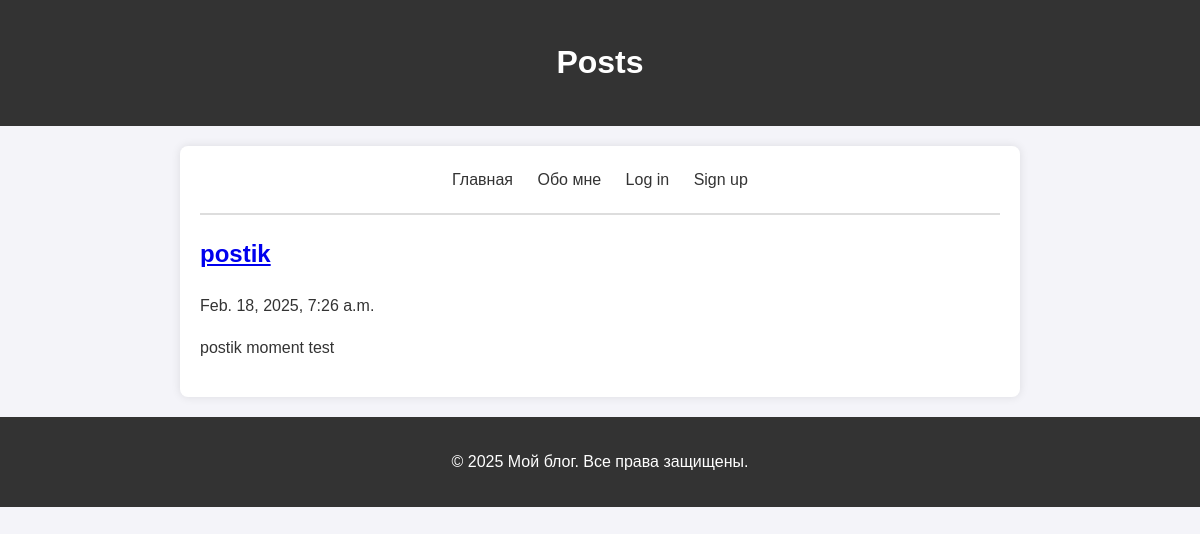
The page / on the database its author committed.
### post_app/models.py (models this page shows, shortened)
class Post(models.Model):
    id = models.IntegerField(auto_created=True, primary_key=True)
    title = models.CharField(max_length=150, unique=True)
    content = models.TextField()
    created_at = models.DateTimeField(auto_now_add=True)

### post_app/views.py (the view)
# urls.py: path('', IndexView.as_view(), name="index"),
class IndexView(TitleMixin, ListView):
    model = Post
    template_name = "index.html"
    title = "Posts"

### common/views.py (called while the page is built)
    def get_context_data(self, **kwargs):
        context = super(TitleMixin, self).get_context_data(**kwargs)
        context["title"] = self.title
        return context

### post_app/templates/post_app/index.html
{% extends 'post_app/base.html' %}
{% load static %}
{% block css %}
<link rel="stylesheet" href="{% static 'styles/style.css' %}">
{% endblock %}
{% block content %}
{% for post in object_list %}
<article>
    <h2><a href="{% url 'posts:post_page' post.title %}">{{ post.title }}</a></h2>
    <p>{{ post.created_at }}</p>
    <p>{{ post.content }}</p>
</article>
{% endfor %}
{% endblock %}

### static/styles/style.css (style rules this page uses)
body { font-family: Arial, sans-serif; line-height: 1.6; margin: 0; padding: 0; background-color: #f4f4f9; color: #333; }
article { margin-bottom: 2rem; }
article h2 { margin-top: 0; color: #333; }
article p { text-align: justify; }

### rows shown on the page
Post: title "postik", created_at "Feb. 18, 2025, 7:26 a.m.", content "postik moment test"

### other values the page prints
{{ title }} "Posts"
